Frame 1 (no input): blank canvas, image omitted
Frame 60 (the mouse pressed at the canvas centre just before this capture): blank canvas, image omitted
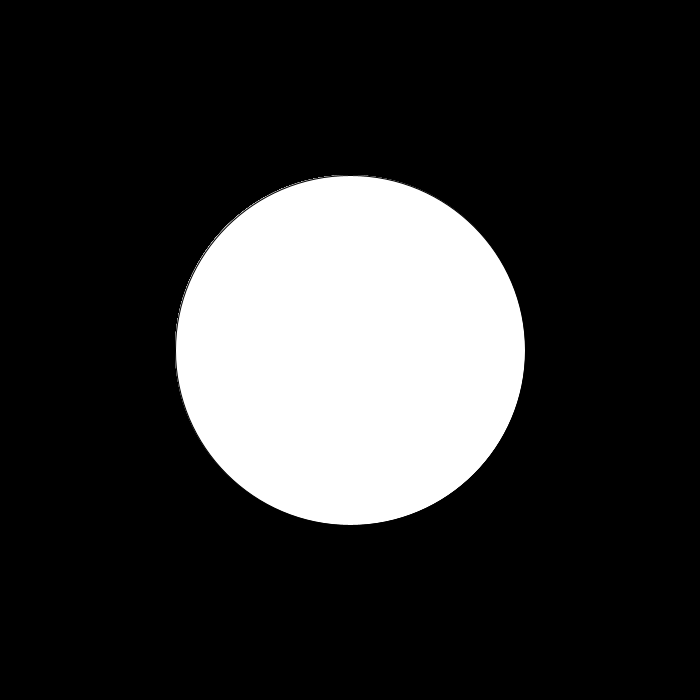
Frame 120 (the mouse held since frame 60 and released just before this capture)

The Processing sketch whose frames 1 and 60 were blank and that drew this single picture after the mouse press (run headless with seeded random() and noise(); from frame 60 on, the mouse is pressed at the canvas centre):

// Processing sketch: sketch_220919f
// ── sketch_220919f.pde
void setup() {
  size(700,700);
  ellipseMode(CENTER); 
}
void draw() {
  background(0);
  for (int i = 1; i <= 10; i++){
    println(i);
  }
  
  for (int i = width; i >= 0; i-=50){
    //rect(x, y, width, height)
     ellipse(width/2, height/2, mouseX, mouseY);
  }
}
